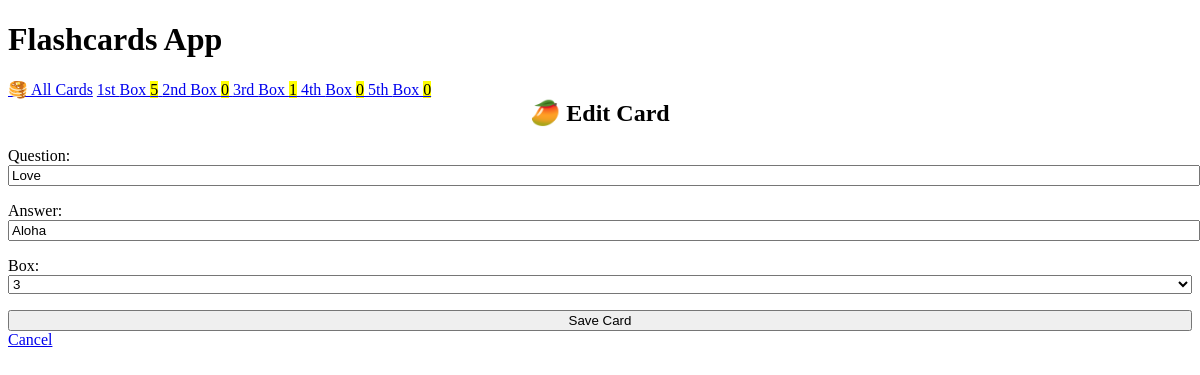
The app's page /edit/4 with its own data.
### cards/models.py (models this page shows, shortened)
class Card(models.Model):
    question = models.CharField(max_length=100)
    answer = models.CharField(max_length=100)
    box = models.IntegerField(
        choices=zip(BOXES, BOXES),
        default=BOXES[0]
    )
    date_created = models.DateTimeField(auto_now_add=True)

### cards/views.py (the view)
# urls.py: path('edit/<int:pk>', views.CardUpdateView.as_view(), name='card-update'),
class CardUpdateView(CardCreateView, UpdateView):
    success_url = reverse_lazy('card-list')

### cards/templatetags/cards_tags.py (called while the page is built)
@register.inclusion_tag('cards/box_links.html')
def boxes_as_links():
    boxes = []
    for box_num in BOXES:
        card_count = Card.objects.filter(box=box_num).count()
        boxes.append({
            'number': box_num,
            'card_count': card_count,
        })
    return {'boxes': boxes}

### cards/templates/cards/card_form.html (shortened to what this page needs)
{% extends 'cards/base.html' %}
{% block content %}
    {% if card %}
        <h2>🥭 Edit Card</h2>
    {% else %}
        <h2>🫐 Create New Card</h2>
    {% endif %}
    <form method="post">
        {{ form.as_p }}
        <input type="submit" value="Save Card">
    </form>
    <a href="{% url 'card-list' %}">Cancel</a>
{% endblock %}

### cards/templates/cards/base.html (style rules this page uses)
:root { --accent: #4abc65; --accent-bg: white; --bg: #ffffff; --text: #212121; --text-light: #585858; --border: #d8dae1; --code: #d81b60; --preformatted: #444; }
h2 { text-align: center; }
h2, h4 { margin-top: 0; }
input, select, textarea { width: 100%; }

### records on screen
Card: question "Love", answer "Aloha", box "3"

### other values on screen
{{ box.number | ordinal }} "1st" "2nd" "3rd" "4th" "5th"
{{ box.card_count }} "5" "0" "1" "0" "0"
